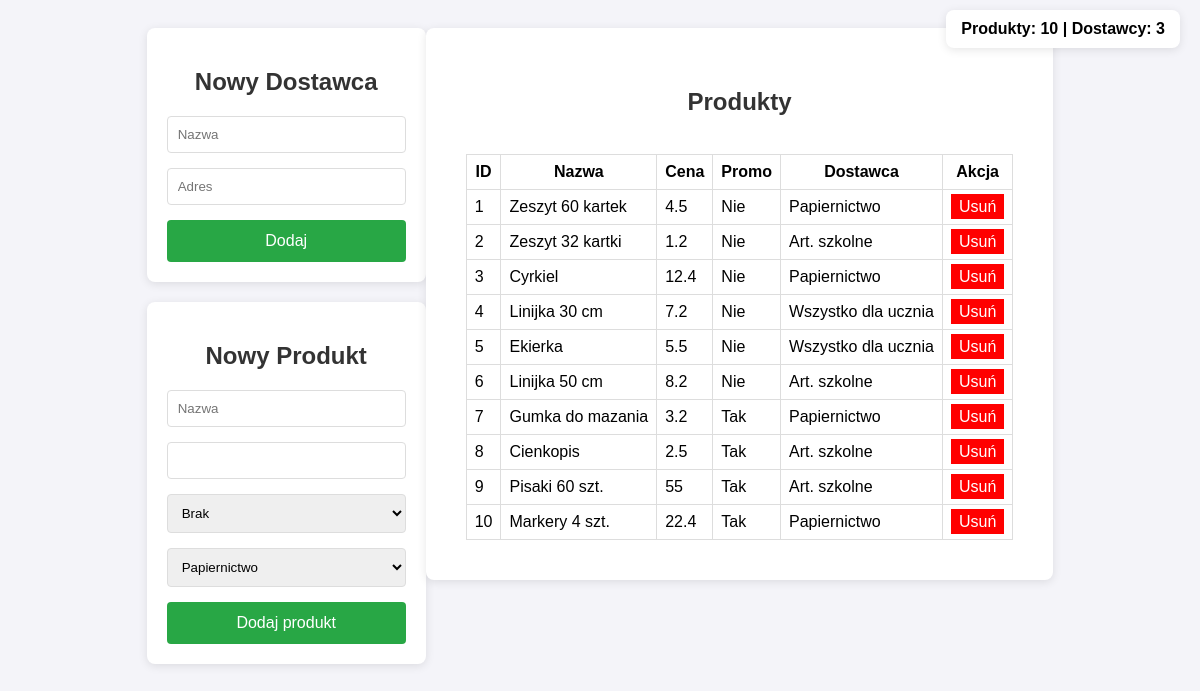
/dostawa/UPGRADE/dostawa.php, run on the app's committed database.
### tables this page shows
CREATE TABLE `towary` (
  `id` int(11) NOT NULL,
  `nazwa` varchar(20) NOT NULL,
  `cena` float NOT NULL,
  `promocja` tinyint(1) NOT NULL,
  `idDostawcy` int(11) NOT NULL
);

CREATE TABLE `dostawcy` (
  `id` int(11) NOT NULL,
  `nazwa` varchar(50) NOT NULL,
  `adres` varchar(50) NOT NULL
);

### dostawa/UPGRADE/dostawa.php (the view, shortened to what this page needs)
<?php
$idPolaczenia = mysqli_connect("localhost","root","","sklep");
?>
<?php
$ileProduktow = 0;
$ileDostawcow = 0;
if ($idPolaczenia) {
    $r1 = mysqli_query($idPolaczenia, "SELECT COUNT(*) AS ile FROM towary");
    $ileProduktow = mysqli_fetch_assoc($r1)['ile'];
    $r2 = mysqli_query($idPolaczenia, "SELECT COUNT(*) AS ile FROM dostawcy");
    $ileDostawcow = mysqli_fetch_assoc($r2)['ile'];
}
?>
<!DOCTYPE html>
<html lang="pl">
<head>
</head>
<body>
<div class="wrapper">
<div class="left">
<div class="form-container">
<h2>Nowy Dostawca</h2>
<form method="POST">
<div class="form-group">
<input type="text" name="nazwaD" placeholder="Nazwa" required>
</div>
<div class="form-group">
<input type="text" name="adres" placeholder="Adres" required>
</div>
<button name="dodajDostawce">Dodaj</button>
</form>
</div>
<div class="form-container">
<h2>Nowy Produkt</h2>
<form method="POST">
<div class="form-group">
<input type="text" name="nazwa" placeholder="Nazwa" required>
</div>
<div class="form-group">
<input type="number" name="cena" step="0.01" required>
</div>
<div class="form-group">
<select name="promocja">
<option value="0">Brak</option>
</select>
</div>
<div class="form-group">
<select name="idDostawcy">
<?php
$r = mysqli_query($idPolaczenia,"SELECT id,nazwa FROM dostawcy");
while($w = mysqli_fetch_assoc($r)) {
    echo "<option value='{$w['id']}'>{$w['nazwa']}</option>";
}
?>
</select>
</div>
<button name="dodajProdukt">Dodaj produkt</button>
</form>
</div>
</div>
<div class="right">
<h2>Produkty</h2>
<br>
<table>
<tr>
<th>ID</th>
<th>Nazwa</th>
<th>Cena</th>
<th>Promo</th>
<th>Dostawca</th>
<th>Akcja</th>
</tr>
<?php
$r = mysqli_query($idPolaczenia,"
    SELECT t.*, d.nazwa AS dostawca
    FROM towary t
    LEFT JOIN dostawcy d ON t.idDostawcy = d.id
");
while($w = mysqli_fetch_assoc($r)) {
    echo "<tr>
        <td>{$w['id']}</td>
        <td>{$w['nazwa']}</td>
        <td>{$w['cena']}</td>
        <td>".($w['promocja'] ? 'Tak' : 'Nie')."</td>
        <td>{$w['dostawca']}</td>
        <td><a class='btn' href='?usun={$w['id']}'>Usuń</a></td>
    </tr>";
}
?>
</table>
</div>
</div>
<div class="counter">
    Produkty: <?php echo $ileProduktow; ?> |
    Dostawcy: <?php echo $ileDostawcow; ?>
</div>
</body>
</html>

### dostawa/UPGRADE/dostawa.php (style rules this page uses)
body { font-family:Arial,sans-serif;background:#f4f4f9;display:flex;justify-content:center;padding:20px }
.form-container { background:#fff;padding:20px;border-radius:8px;box-shadow:0 2px 10px rgba(0,0,0,.1);width:100%;max-width:400px }
h2 { color:#333;text-align:center }
.form-group { margin-bottom:15px }
input[type=text],input[type=number],select { width:100%;padding:10px;border:1px solid #ddd;border-radius:4px;box-sizing:border-box }
button { width:100%;padding:12px;background:#28a745;color:#fff;border:0;border-radius:4px;cursor:pointer;font-size:16px }
.wrapper { display:flex;gap:40px;align-items:flex-start }
.left { display:flex;flex-direction:column;gap:20px }
.right { background:#fff;padding:40px;border-radius:8px;box-shadow:0 2px 10px rgba(0,0,0,.1) }
table { border-collapse:collapse;width:100% }
td,th { border:1px solid #ddd;padding:8px }
a.btn { background:red;color:#fff;padding:4px 8px;text-decoration:none }
.counter { position:fixed;top:10px;right:20px;background:#fff;padding:10px 15px;border-radius:8px;box-shadow:0 2px 10px rgba(0,0,0,.1);font-weight:700 }

### data on the page
towary: id "1", nazwa "Zeszyt 60 kartek", cena "4.5", promocja "Nie", idDostawcy.nazwa "Papiernictwo"
towary: id "2", nazwa "Zeszyt 32 kartki", cena "1.2", promocja "Nie", idDostawcy.nazwa "Art. szkolne"
towary: id "3", nazwa "Cyrkiel", cena "12.4", promocja "Nie", idDostawcy.nazwa "Papiernictwo"
towary: id "4", nazwa "Linijka 30 cm", cena "7.2", promocja "Nie", idDostawcy.nazwa "Wszystko dla ucznia"
towary: id "5", nazwa "Ekierka", cena "5.5", promocja "Nie", idDostawcy.nazwa "Wszystko dla ucznia"
towary: id "6", nazwa "Linijka 50 cm", cena "8.2", promocja "Nie", idDostawcy.nazwa "Art. szkolne"
towary: id "7", nazwa "Gumka do mazania", cena "3.2", promocja "Tak", idDostawcy.nazwa "Papiernictwo"
towary: id "8", nazwa "Cienkopis", cena "2.5", promocja "Tak", idDostawcy.nazwa "Art. szkolne"
towary: id "9", nazwa "Pisaki 60 szt.", cena "55", promocja "Tak", idDostawcy.nazwa "Art. szkolne"
towary: id "10", nazwa "Markery 4 szt.", cena "22.4", promocja "Tak", idDostawcy.nazwa "Papiernictwo"

### other printed values
$ileProduktow "10"
$ileDostawcow "3"
form field idDostawcy "Papiernictwo"
